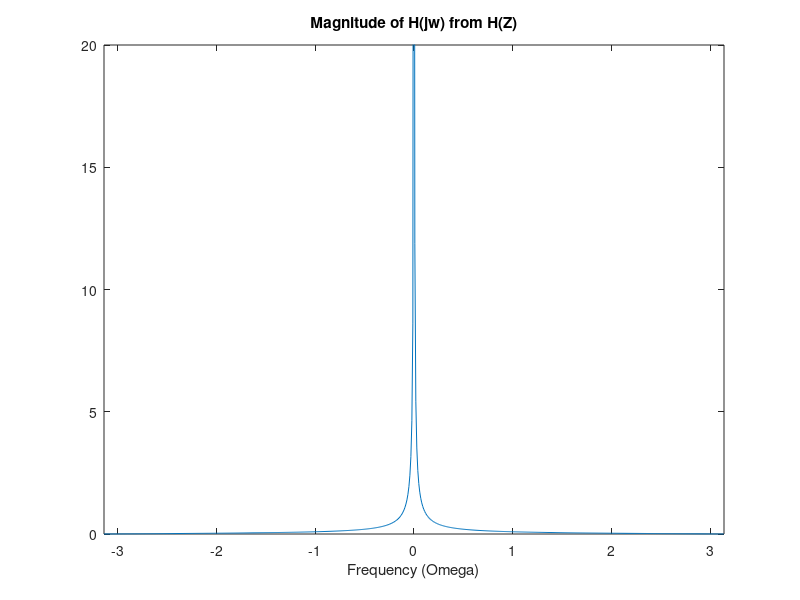
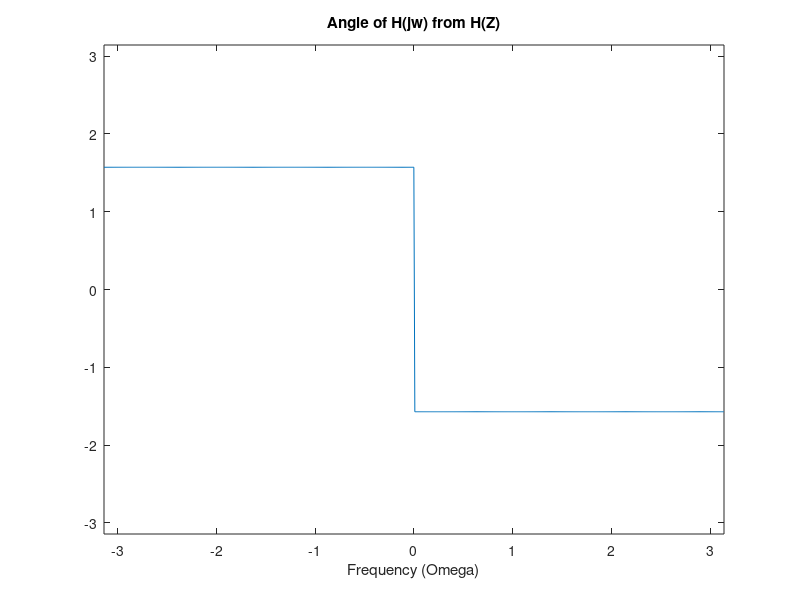
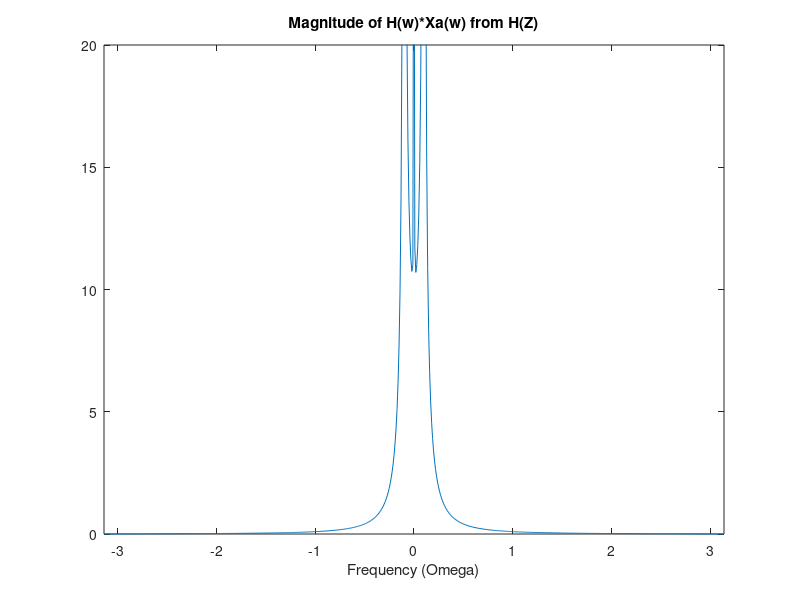
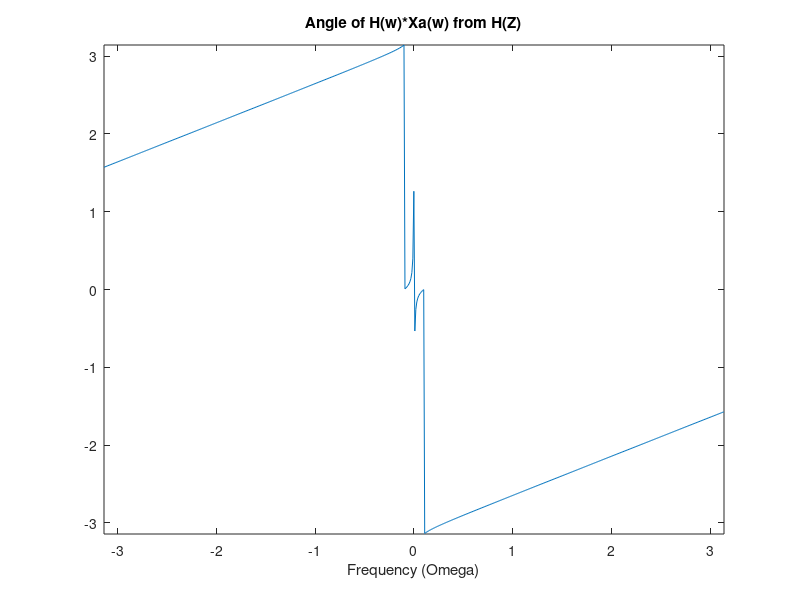

The MATLAB script that drew these images, in order: (Note: this script raises an error after producing the figures.)
%% DSP Homework 5 Problem 3 6.3-8
T3 = 1/10;

omega3 = -pi:.01:pi;

Hz3 = @(z) T3/2.*(1+z.^-1)./(1-z.^-1);

plot(omega3, abs(Hz3(exp(j.*omega3))));
xlabel('Frequency (Omega)');
title('Magnitude of H(jw) from H(Z)');
axis([-pi pi 0 20]);
figure;
plot(omega3, angle(Hz3(exp(j.*omega3))));
xlabel('Frequency (Omega)');
title('Angle of H(jw) from H(Z)');
axis([-pi pi -pi pi]);

% Part A
Xz3a = @(z) z.*(z-.995)./(z.^2 - 1.99*z + 1)

figure;
plot(omega3, abs(Hz3(exp(j.*omega3)).*Xz3a(exp(j.*omega3))));
xlabel('Frequency (Omega)');
title('Magnitude of H(w)*Xa(w) from H(Z)');
axis([-pi pi 0 20]);
figure;
plot(omega3, angle(Hz3(exp(j.*omega3)).*Xz3a(exp(j.*omega3))));
xlabel('Frequency (Omega)');
title('Angle of H(w)*Xa(w) from H(Z)');
axis([-pi pi -pi pi]);

% Part B
Xz3b = @(z) .5*z./(z.^2 - 1.732*z + 1)

figure;
plot(omega3, abs(Hz3(exp(j.*omega3)).*Xz3b(exp(j.*omega3))));
xlabel('Frequency (Omega)');
title('Magnitude of H(w)*Xb(w) from H(Z)');
axis([-pi pi 0 50]);
figure;
plot(omega3, angle(Hz3(exp(j.*omega3)).*Xz3b(exp(j.*omega3))));
xlabel('Frequency (Omega)');
title('Angle of H(w)*Xb(w) from H(Z)');
axis([-pi pi -pi pi]);

% Part C
Xz3c = @(z) z.^2./(z.^2 + 1)

figure;
plot(omega3, abs(Hz3(exp(j.*omega3)).*Xz3c(exp(j.*omega3))));
xlabel('Frequency (Omega)');
title('Magnitude of H(w)*Xc(w) from H(Z)');
axis([-pi pi 0 50]);
figure;
plot(omega3, angle(Hz3(exp(j.*omega3)).*Xz3c(exp(j.*omega3))));
xlabel('Frequency (Omega)');
title('Angle of H(w)*Xc(w) from H(Z)');
axis([-pi pi -pi pi]);

%% DSP Hoework 5 Problem 5 6.5-2
t5 = 0:.00001:.001;
B5 = 10000*pi;
T5 = 10^-4;
omega5 = 1:1:1/(T5);

% Part A

xc5 = @(t) sinc(B5*t/pi);
Xc5 = @(omega) T5*(heaviside(omega)-heaviside(omega-1/(T5*2)));

figure;
plot(t5, xc5(t5));
xlabel('Time (s)');
title('Input Signal to C/D');
figure;
plot(omega5, abs(Xc5(omega5)));
xlabel('Frequency (omega)');
title('Input Spectra to C/D');
% figure;
% plot(omega5, angle(Xc5(omega5)));
% xlabel('Frequency (omega)');
% ylabel('Angle (rads)');
% title('Input Spectra to C/D');

% Part B
n5 = 0:1:10;
xd5 = @(n5) sinc(B5*n5*T5/pi);

figure;
stem(n5, xd5(n5));
xlabel('Samples');
title('Input signal for H(Omega)');

Omega5 = -pi:.01:pi;
X5 = @(Omega5) pi* (heaviside(Omega5 + pi/2) - heaviside(Omega5 - pi/2));

figure;
plot(Omega5, abs(X5(Omega5)));
xlabel('Frequency (Omega))');
title('Input Spectra for H(Omega)');
% figure;
% plot(Omega5, angle(Xd5(Omega5)));
% xlabel('Frequency (Omega))');
% title('Input Spectra for H(Omega)');

% Part C
H5 = @(Omega5) j*Omega5/T5;
Y5 = @(Omega5) X5(Omega5).*H5(Omega5);

figure;
plot(Omega5, abs(Y5(Omega5)));
xlabel('Frequency (Omega)');
title('Output Spectra for H(Omega)');
figure;
plot(Omega5, angle(Y5(Omega5)));
xlabel('Frequency (Omega)');
ylabel('Angle (rads)');
title('Output Spectra angle for H(Omega)');

yd5 = @(n5) 1/(2*pi*T5).*(pi.*n5.*cos(pi*n5/2) - 2*sin(pi*n5/2))./n5.^2;

figure;
stem(n5, yd5(n5));
xlabel('Samples');
ylabel('Amplitude');
title('Output signal for H(Omega)');

% Part D

yc5 = @(t) yd5(t/T5);

figure;
plot(t5, yc5(t5));
xlabel('Time (s)');
ylabel('Amplitude');
title('Output signal');

%% DSP Homework 5 PRoblem 9 7.7-2

Fs9 = 100/pi;
T9 = 1/Fs9;

% Part A
Omega9 = 0:.01:pi/2;

b1 = 0.03273793724;
b2 = 0.01799913516;
b3 = 0.00399530100;
a1a = -1.81915463768;
a1b = 0.95522952077;
a2a = -1.80572713311;
a2b = 0.88054034430;
a3a = -1.821397927591;
a3b = 0.83800435313;


b12 = conv([1 2 1],[1 2 1]);
ball = conv([b12],[1 2 1])
bi = b1*b2*b3;

a12 = conv([1 a1a a1b],[1 a2a a2b]);
aall = conv([a12],[1 a3a a3b]);

H9z = @(z) bi*(1 + ball(2)*z.^-1 + ball(3)*z.^-2 + ball(4)*z.^-3 + ...
    ball(5)*z.^-4 + ball(6)*z.^-5 + ball(7)*z.^-6)./(1 + aall(2)*z.^-1 ...
    + aall(3)*z.^-2 + aall(4)*z.^-3 + aall(5)*z.^-4 + aall(6)*z.^-5 + aall(7)*z.^-6);


H9ztf = tf(bi*ball,aall)

% Part B
figure;
plot(Omega9./T9, abs(H9z(exp(Omega9*j))));
title('Magnitude of H(z) Expanded');
xlabel('Frequency (Omega)');
ylabel('Amplitude');
% bode(H9ztf);

i = 1;
barray(4,1) = 0;
aarray(4,7) = 0;
bQF(4,1)    = 0;
aQF(4,1)    = 0;
bits(4,1)   = 0;


% Part C
for q = 12:-2:6
    for n = 1:32
        bSearch = round(bi*2^n);
        if abs(bSearch*20) > 2^(q - 2) && abs(bSearch*20) < 2^(q - 1)
            barray(i,1) = bSearch;
            bQF(i,1) = -n;
        end
        aSearch = round(aall(4)*2^n);
        if abs(aSearch) > 2^(q -2) && abs(aSearch) < 2^(q - 1)
            for k = 1:7
                aarray(i,k) = round(aall(k)*2^n);
            end
            aQF(i,1)    = -n;
        end
    end
    bits(i,1) = q;
    i = i + 1;
end

totalArray = cat(2, bits, barray, bQF, aarray, aQF)
coefTable = array2table(totalArray, 'VariableNames', {'Quant_bit','b0', 'b_2_Scale_Fac', ... 
    'a0','a1','a2','a3','a4','a5','a6','a_2_Scale_Fac'})

% for k = 1:4
%     figure;
%     b0Sauce = barray(k)*2^(bQF(k));
%     aSauce = 2^(aQF(k));
%     zplane([b0Sauce b0Sauce*ball(2) b0Sauce*ball(3) b0Sauce*ball(4) b0Sauce*ball(5) ...
%         b0Sauce*ball(6) b0Sauce*ball(7)],[aSauce*aarray(k,1) aSauce*aarray(k,2) ...
%         aSauce*aarray(k,3) aSauce*aarray(k,4) aSauce*aarray(k,5) aSauce*aarray(k,6) ...
%         aSauce*aarray(k,7)]);
%     title(['Pole-Zero plot for quantization ' num2str(bits(k)) ' bits']);
%     
% end

figure;
zplane([ball(1) ball(2) ball(3) ball(4) ball(5) ball(6) ball(7)], ... 
    [aall(1) aall(2) aall(3) aall(4) aall(5) aall(6) aall(7)]);
title('Original Pole-Zero plot before quantization');

for k = 1:4
    H9zQuantized = @(z) barray(k)*2^(bQF(k)).*(1 + ball(2)*z.^-1 + ball(3)*z.^-2 + ball(4)*z.^-3 + ...
        ball(5)*z.^-4 + ball(6)*z.^-5 + ball(7)*z.^-6)./(2^(aQF(k))*(aarray(k,1) + aarray(k,2)*z.^-1 ...
        + aarray(k,3)*z.^-2 + aarray(k,4)*z.^-3 + aarray(k,5)*z.^-4 + aarray(k,6)*z.^-5 + aarray(k,7)*z.^-6));

    figure;
    plot(Omega9, abs(H9zQuantized(exp(j*Omega9))));
    title(['Magnitude plot for quantization ' num2str(bits(k)) ' bits']);
    xlabel('Frequency (Omega)');
end

i = 1;
barray2(10,1) = 0;
aarray2(10,7) = 0;
bQF2(10,1)    = 0;
aQF2(10,1)    = 0;
bits2(10,1)   = 0;

for q = 15:24
    for n = 1:256
        bSearch = round(bi*2^n);
        if abs(bSearch*20) > 2^(q - 2) && abs(bSearch*20) < 2^(q - 1)
            barray2(i,1) = bSearch;
            bQF2(i,1) = -n;
        end
        aSearch = round(aall(4)*2^n);
        if abs(aSearch) > 2^(q -2) && abs(aSearch) < 2^(q - 1)
            for k = 1:7
                aarray2(i,k) = round(aall(k)*2^n);
            end
            aQF2(i,1)    = -n;
        end
    end
    bits2(i,1) = q;
    i = i + 1;
end

for k = 1:10
    figure;
    b0Sauce2 = barray2(k)*2^(bQF2(k));
    aSauce2 = 2^(aQF2(k));
    zplane([b0Sauce2 b0Sauce2*ball(2) b0Sauce2*ball(3) b0Sauce2*ball(4) b0Sauce2*ball(5) ...
        b0Sauce2*ball(6) b0Sauce2*ball(7)],[aSauce2*aarray2(k,1) aSauce2*aarray2(k,2) ...
        aSauce2*aarray2(k,3) aSauce2*aarray2(k,4) aSauce2*aarray2(k,5) aSauce2*aarray2(k,6) ...
        aSauce2*aarray2(k,7)]);
    title(['Pole-Zero plot for quantization ' num2str(bits2(k)) ' bits']);
    
end